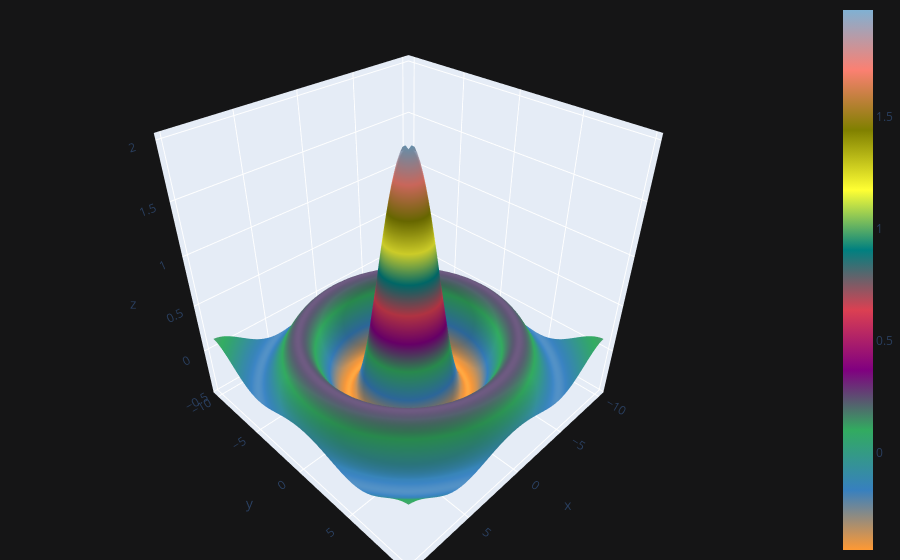

The notebook cell saved with this chart:
### Code cell
cf.datagen.sinwave(10,0.25).iplot(kind='surface',theme='solar',margin=(0,0,0,0))

### Figure 1 — Plotly figure (JSON) as saved in the notebook; plotly's stock layout.template omitted (floating-point values rounded to 4 significant figures; data arrays with more than 128 entries replaced by an {"elided": "..."} marker saying what was removed)
{"data": [{"colorscale": [[0, "rgb(255, 153, 51)"], [0.1111, "rgb(55, 128, 191)"], [0.2222, "rgb(50, 171, 96)"], [0.3333, "rgb(128, 0, 128)"], [0.4444, "rgb(219, 64, 82)"], [0.5556, "rgb(0, 128, 128)"], [0.6667, "rgb(255, 255, 51)"], [0.7778, "rgb(128, 128, 0)"], [0.8889, "rgb(251, 128, 114)"], [1, "rgb(128, 177, 211)"]], "type": "surface", "x": [-10, -9.75, -9.5, -9.25, -9, -8.75, -8.5, -8.25, -8, -7.75, -7.5, -7.25, -7, -6.75, -6.5, -6.25, -6, -5.75, -5.5, -5.25, -5, -4.75, -4.5, -4.25, -4, -3.75, -3.5, -3.25, -3, -2.75, -2.5, -2.25, -2, -1.75, -1.5, -1.25, -1, -0.75, -0.5, -0.25, 0, 0.25, 0.5, 0.75, 1, 1.25, 1.5, 1.75, 2, 2.25, 2.5, 2.75, 3, 3.25, 3.5, 3.75, 4, 4.25, 4.5, 4.75, 5, 5.25, 5.5, 5.75, 6, 6.25, 6.5, 6.75, 7, 7.25, 7.5, 7.75, 8, 8.25, 8.5, 8.75, 9, 9.25, 9.5, 9.75], "y": [-10, -9.75, -9.5, -9.25, -9, -8.75, -8.5, -8.25, -8, -7.75, -7.5, -7.25, -7, -6.75, -6.5, -6.25, -6, -5.75, -5.5, -5.25, -5, -4.75, -4.5, -4.25, -4, -3.75, -3.5, -3.25, -3, -2.75, -2.5, -2.25, -2, -1.75, -1.5, -1.25, -1, -0.75, -0.5, -0.25, 0, 0.25, 0.5, 0.75, 1, 1.25, 1.5, 1.75, 2, 2.25, 2.5, 2.75, 3, 3.25, 3.5, 3.75, 4, 4.25, 4.5, 4.75, 5, 5.25, 5.5, 5.75, 6, 6.25, 6.5, 6.75, 7, 7.25, 7.5, 7.75, 8, 8.25, 8.5, 8.75, 9, 9.25, 9.5, 9.75], "z": {"elided": "80x80 float values"}}], "layout": {"legend": {"bgcolor": "#151516", "font": {"color": "#D9D9D9"}}, "margin": {"b": 0, "l": 0, "r": 0, "t": 0}, "paper_bgcolor": "#151516", "plot_bgcolor": "#151516", "title": {"font": {"color": "#D9D9D9"}}, "xaxis": {"gridcolor": "#434343", "showgrid": true, "tickfont": {"color": "#C2C2C2"}, "title": {"font": {"color": "#D9D9D9"}, "text": ""}, "zerolinecolor": "#666570"}, "yaxis": {"gridcolor": "#434343", "showgrid": true, "tickfont": {"color": "#C2C2C2"}, "title": {"font": {"color": "#D9D9D9"}, "text": ""}, "zerolinecolor": "#666570"}}}
